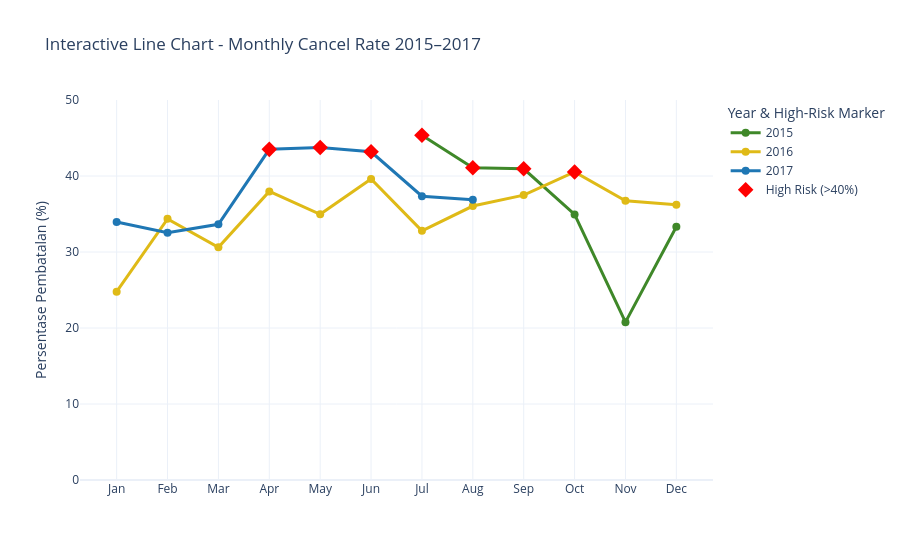

Notebook cell for this chart:
### Markdown cell above
**Interactive Line Chart (Cancel Rate by Month) Each Year**

### Code cell
# Bulan lengkap & singkatan
month_order_full = ['January', 'February', 'March', 'April', 'May', 'June',
                    'July', 'August', 'September', 'October', 'November', 'December']
month_order = [m[:3] for m in month_order_full]

# Hitung cancel rate & total cancel per bulan per tahun
cancel_stats = (
    df.groupby(["arrival_date_year", "arrival_date_month"])["is_canceled"]
      .agg(['mean', 'sum'])
      .reset_index()
)

# Bulan jadi 3 huruf
cancel_stats['month_abbr'] = cancel_stats['arrival_date_month'].str[:3]

# Pastikan bulan sesuai urutan
cancel_stats['month_abbr'] = pd.Categorical(
    cancel_stats['month_abbr'], categories=month_order, ordered=True
)

cancel_stats = cancel_stats.sort_values(["arrival_date_year", "month_abbr"])

# Warna per tahun
colors = {2015:"#3F8829", 2016:"#DFBA17", 2017:"#1F77B4"}

fig = go.Figure()

# Line chart per tahun dengan tooltip Cancel Rate + Total Cancel
for year in sorted(cancel_stats['arrival_date_year'].unique()):
    data = cancel_stats[cancel_stats['arrival_date_year'] == year]
    cancel_pct = data.set_index('month_abbr')['mean'].reindex(month_order) * 100
    cancel_sum = data.set_index('month_abbr')['sum'].reindex(month_order)

    fig.add_trace(go.Scatter(
        x=month_order,
        y=cancel_pct,
        mode='lines+markers',
        name=str(year),
        line=dict(color=colors[year], width=3),
        marker=dict(size=8),
        hovertemplate=(
            "Bulan: %{x}<br>"
            "Cancel Rate: %{y:.1f}%<br>"
            "Total Cancel: %{customdata}<extra></extra>"
        ),
        customdata=cancel_sum
    ))

# Marker merah untuk visual bulan high-risk (>40%) dengan legend
added_to_legend = False
for year in sorted(cancel_stats['arrival_date_year'].unique()):
    data = cancel_stats[cancel_stats['arrival_date_year'] == year]
    cancel_pct = data.set_index('month_abbr')['mean'].reindex(month_order) * 100
    high_risk_months = cancel_pct[cancel_pct >= 40].index
    for month in high_risk_months:
        fig.add_trace(go.Scatter(
            x=[month],
            y=[cancel_pct[month]],
            mode='markers',
            marker=dict(color='red', size=12, symbol='diamond'),
            name='High Risk (>40%)' if not added_to_legend else None,  # legend sekali
            hoverinfo='skip',  # tooltip di-skip
            showlegend=not added_to_legend
        ))
        added_to_legend = True

fig.update_layout(
    title="Interactive Line Chart - Monthly Cancel Rate 2015–2017",
    xaxis_title="",
    yaxis_title="Persentase Pembatalan (%)",
    yaxis=dict(range=[0, 50]),
    template="plotly_white",
    hovermode="x unified",
    legend=dict(title="Year & High-Risk Marker")
)

fig.show()

### Figure 1 — Plotly figure (JSON) as saved in the notebook; plotly's stock layout.template omitted (floating-point values rounded to 4 significant figures)
{"data": [{"customdata": [NaN, NaN, NaN, NaN, NaN, NaN, 1259.0, 1598.0, 2094.0, 1732.0, 486.0, 973.0], "hovertemplate": "Bulan: %{x}<br>Cancel Rate: %{y:.1f}%<br>Total Cancel: %{customdata}<extra></extra>", "line": {"color": "#3F8829", "width": 3}, "marker": {"size": 8}, "mode": "lines+markers", "name": "2015", "type": "scatter", "x": ["Jan", "Feb", "Mar", "Apr", "May", "Jun", "Jul", "Aug", "Sep", "Oct", "Nov", "Dec"], "y": [NaN, NaN, NaN, NaN, NaN, NaN, 45.35, 41.09, 40.95, 34.94, 20.77, 33.32]}, {"customdata": [557, 1337, 1477, 2061, 1915, 2096, 1499, 1825, 2022, 2514, 1636, 1398], "hovertemplate": "Bulan: %{x}<br>Cancel Rate: %{y:.1f}%<br>Total Cancel: %{customdata}<extra></extra>", "line": {"color": "#DFBA17", "width": 3}, "marker": {"size": 8}, "mode": "lines+markers", "name": "2016", "type": "scatter", "x": ["Jan", "Feb", "Mar", "Apr", "May", "Jun", "Jul", "Aug", "Sep", "Oct", "Nov", "Dec"], "y": [24.78, 34.36, 30.62, 37.97, 34.96, 39.61, 32.79, 36.05, 37.49, 40.53, 36.73, 36.22]}, {"customdata": [1250.0, 1359.0, 1672.0, 2463.0, 2762.0, 2439.0, 1984.0, 1816.0, NaN, NaN, NaN, NaN], "hovertemplate": "Bulan: %{x}<br>Cancel Rate: %{y:.1f}%<br>Total Cancel: %{customdata}<extra></extra>", "line": {"color": "#1F77B4", "width": 3}, "marker": {"size": 8}, "mode": "lines+markers", "name": "2017", "type": "scatter", "x": ["Jan", "Feb", "Mar", "Apr", "May", "Jun", "Jul", "Aug", "Sep", "Oct", "Nov", "Dec"], "y": [33.96, 32.54, 33.64, 43.51, 43.75, 43.19, 37.34, 36.87, NaN, NaN, NaN, NaN]}, {"hoverinfo": "skip", "marker": {"color": "red", "size": 12, "symbol": "diamond"}, "mode": "markers", "name": "High Risk (>40%)", "showlegend": true, "type": "scatter", "x": ["Jul"], "y": [45.35]}, {"hoverinfo": "skip", "marker": {"color": "red", "size": 12, "symbol": "diamond"}, "mode": "markers", "showlegend": false, "type": "scatter", "x": ["Aug"], "y": [41.09]}, {"hoverinfo": "skip", "marker": {"color": "red", "size": 12, "symbol": "diamond"}, "mode": "markers", "showlegend": false, "type": "scatter", "x": ["Sep"], "y": [40.95]}, {"hoverinfo": "skip", "marker": {"color": "red", "size": 12, "symbol": "diamond"}, "mode": "markers", "showlegend": false, "type": "scatter", "x": ["Oct"], "y": [40.53]}, {"hoverinfo": "skip", "marker": {"color": "red", "size": 12, "symbol": "diamond"}, "mode": "markers", "showlegend": false, "type": "scatter", "x": ["Apr"], "y": [43.51]}, {"hoverinfo": "skip", "marker": {"color": "red", "size": 12, "symbol": "diamond"}, "mode": "markers", "showlegend": false, "type": "scatter", "x": ["May"], "y": [43.75]}, {"hoverinfo": "skip", "marker": {"color": "red", "size": 12, "symbol": "diamond"}, "mode": "markers", "showlegend": false, "type": "scatter", "x": ["Jun"], "y": [43.19]}], "layout": {"hovermode": "x unified", "legend": {"title": {"text": "Year & High-Risk Marker"}}, "title": {"text": "Interactive Line Chart - Monthly Cancel Rate 2015–2017"}, "xaxis": {"title": {"text": ""}}, "yaxis": {"range": [0, 50], "title": {"text": "Persentase Pembatalan (%)"}}}}
